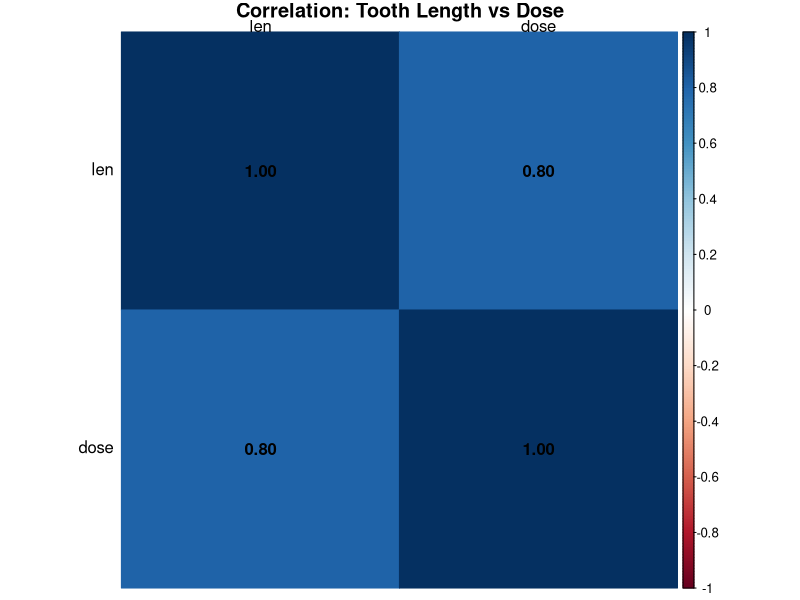
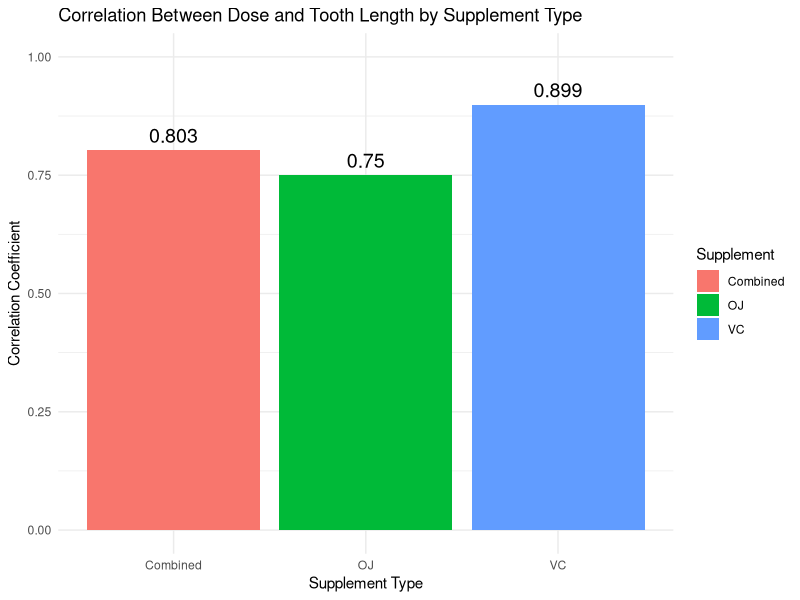
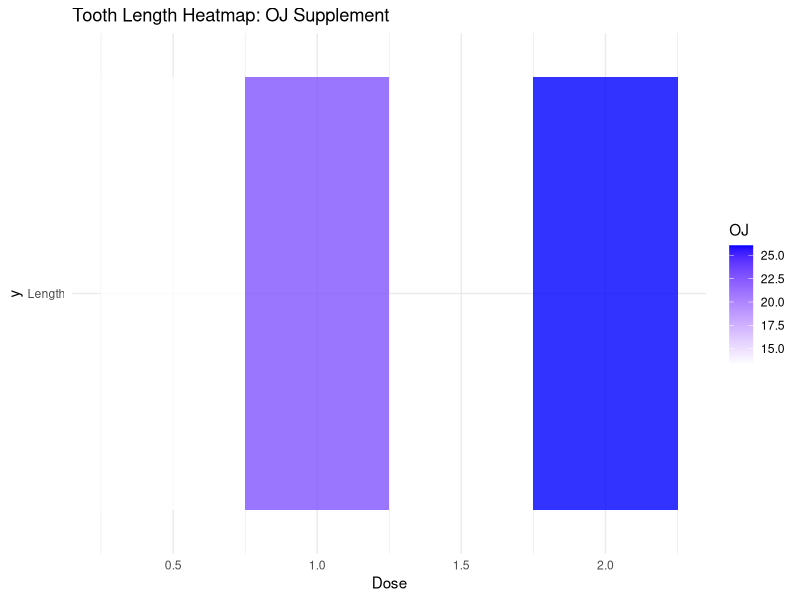
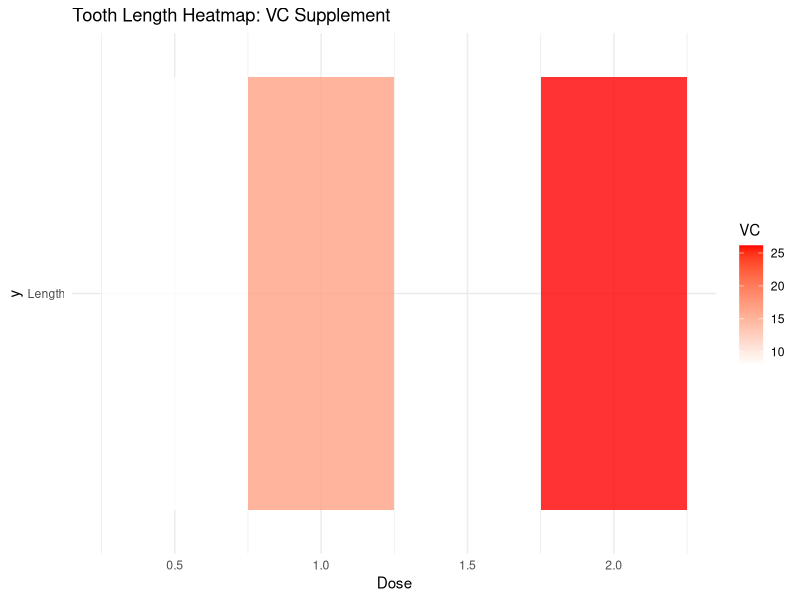
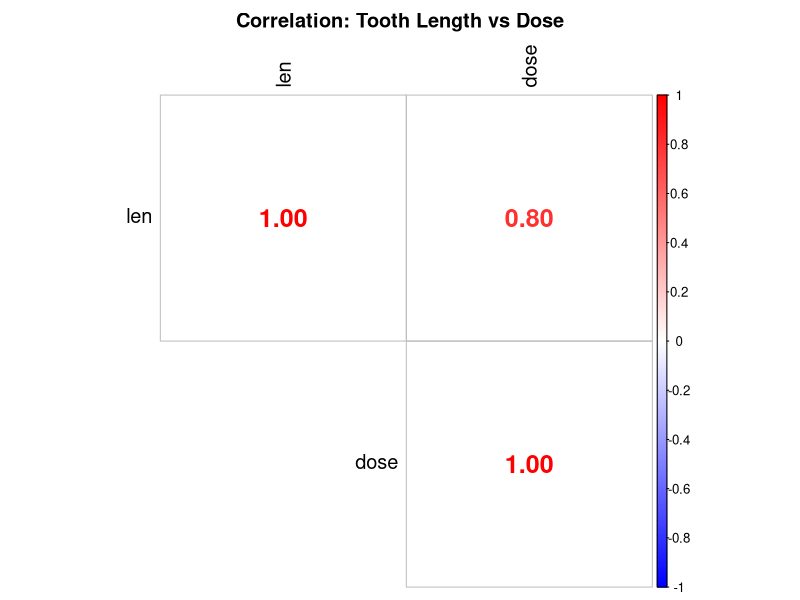
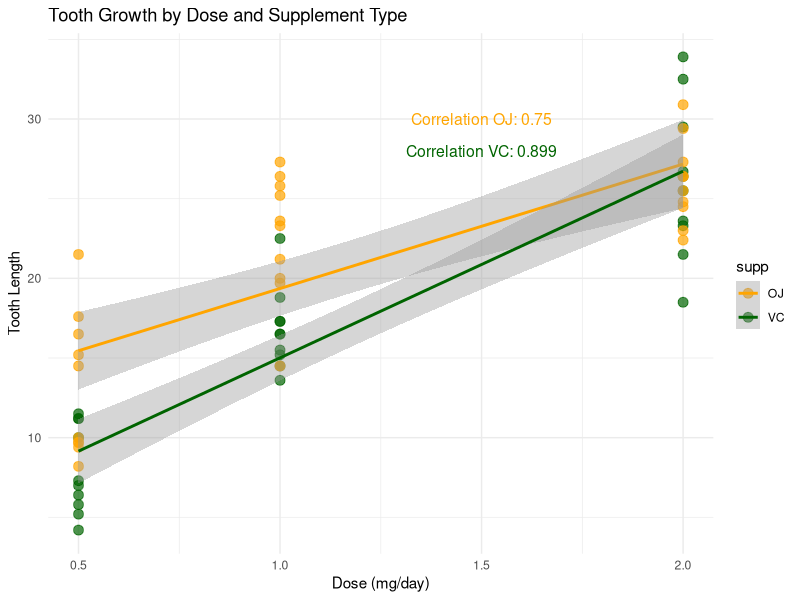

Source code (R) for these figures, in order:
install.packages("corrplot")
library(ggplot2)
library(reshape2)
library(corrplot)

# Load the dataset
data("ToothGrowth")

# Display structure of the dataset
str(ToothGrowth)
head(ToothGrowth)

# correlation with only continuous variables
continuous_vars <- ToothGrowth[, c("len", "dose")]

# Compute correlation matrix for continuous variables
cor_matrix_continuous <- cor(continuous_vars)
print("Correlation Matrix (Continuous Variables Only):")
print(round(cor_matrix_continuous, 3))

# Heatmap using corrplot wout clustering
corrplot(cor_matrix_continuous, method = "color", 
         type = "full", 
         addCoef.col = "black", 
         tl.col = "black", 
         tl.srt = 0,
         title = "Correlation: Tooth Length vs Dose",
         mar = c(0, 0, 1, 0))

#separate correlation by supplement type

# Split data by supplement type
oj_data <- subset(ToothGrowth, supp == "OJ")
vc_data <- subset(ToothGrowth, supp == "VC")

# Calculate correlations separately
cor_oj <- cor(oj_data$len, oj_data$dose)
cor_vc <- cor(vc_data$len, vc_data$dose)

print(paste("Correlation between dose and tooth length for OJ supplement:", round(cor_oj, 3)))
print(paste("Correlation between dose and tooth length for VC supplement:", round(cor_vc, 3)))

# Create a comprehensive heatmap using ggplot2 
# 1: create a data frame with correlation results
cor_results <- data.frame(
  Supplement = c("OJ", "VC", "Combined"),
  Correlation = c(cor_oj, cor_vc, cor(ToothGrowth$len, ToothGrowth$dose))
)

# Visualize correlations by supplement type
ggplot(cor_results, aes(x = Supplement, y = Correlation, fill = Supplement)) +
  geom_bar(stat = "identity") +
  geom_text(aes(label = round(Correlation, 3)), vjust = -0.5, size = 5) +
  ylim(0, 1) +
  theme_minimal() +
  ggtitle("Correlation Between Dose and Tooth Length by Supplement Type") +
  ylab("Correlation Coefficient") +
  xlab("Supplement Type")

# Better heatmap: Correlation of len and dose with supplementary info
# Create a matrix of means by dose and supplement
agg_data <- aggregate(len ~ dose + supp, data = ToothGrowth, FUN = mean)
head(agg_data)

# Reshape for heatmap
heatmap_data <- reshape(agg_data, 
                        idvar = "dose", 
                        timevar = "supp", 
                        direction = "wide")
colnames(heatmap_data) <- c("Dose", "OJ", "VC")
print(heatmap_data)

# Heatmap of tooth length by dose and supplement
ggplot(heatmap_data, aes(x = Dose, y = "Length")) +
  geom_tile(aes(fill = OJ), alpha = 0.8) +
  scale_fill_gradient(low = "white", high = "blue") +
  theme_minimal() +
  ggtitle("Tooth Length Heatmap: OJ Supplement")

ggplot(heatmap_data, aes(x = Dose, y = "Length")) +
  geom_tile(aes(fill = VC), alpha = 0.8) +
  scale_fill_gradient(low = "white", high = "red") +
  theme_minimal() +
  ggtitle("Tooth Length Heatmap: VC Supplement")


# Create a correlation matrix 
cor_matrix_safe <- cor(ToothGrowth[, c("len", "dose")])

# visualize with corrplot
corrplot(cor_matrix_safe, 
         method = "number",  # Shows numbers instead of colors
         type = "upper",
         addCoef.col = "black",
         number.cex = 1.5,
         tl.col = "black",
         tl.cex = 1.2,
         col = colorRampPalette(c("blue", "white", "red"))(200),
         title = "Correlation: Tooth Length vs Dose",
         mar = c(0, 0, 2, 0))

# Scatter plot with regression lines to visualize the relationship
ggplot(ToothGrowth, aes(x = dose, y = len, color = supp)) +
  geom_point(size = 3, alpha = 0.7) +
  geom_smooth(method = "lm", se = TRUE) +
  theme_minimal() +
  ggtitle("Tooth Growth by Dose and Supplement Type") +
  xlab("Dose (mg/day)") +
  ylab("Tooth Length") +
  scale_color_manual(values = c("OJ" = "orange", "VC" = "darkgreen")) +
  annotate("text", x = 1.5, y = 30, 
           label = paste("Correlation OJ:", round(cor_oj, 3)), 
           color = "orange", size = 4) +
  annotate("text", x = 1.5, y = 28, 
           label = paste("Correlation VC:", round(cor_vc, 3)), 
           color = "darkgreen", size = 4)
